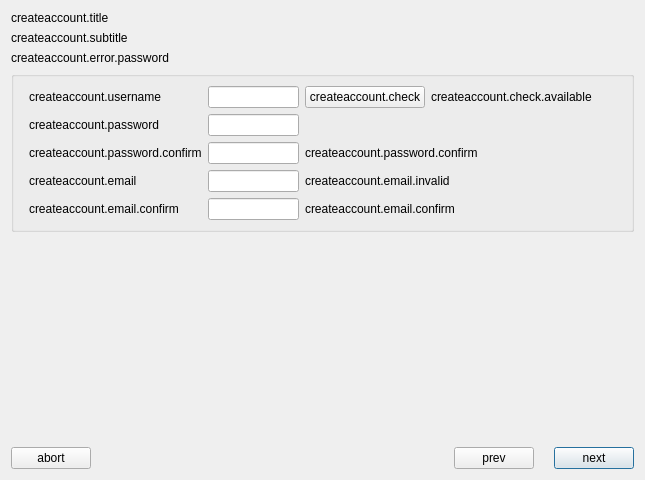
<?xml version="1.0" encoding="UTF-8"?>
<ui version="4.0">
 <class>createAccountPage</class>
 <widget class="CreateAccountPage" name="createAccountPage">
  <property name="geometry">
   <rect>
    <x>0</x>
    <y>0</y>
    <width>645</width>
    <height>480</height>
   </rect>
  </property>
  <layout class="QVBoxLayout" name="verticalLayout">
   <item>
    <layout class="QHBoxLayout" name="horizontalLayout">
     <item>
      <widget class="QLabel" name="title">
       <property name="text">
        <string>createaccount.title</string>
       </property>
       <property name="LPCText" stdset="0">
        <string>createaccount.title</string>
       </property>
      </widget>
     </item>
    </layout>
   </item>
   <item>
    <widget class="QLabel" name="label">
     <property name="text">
      <string>createaccount.subtitle</string>
     </property>
     <property name="LPCText" stdset="0">
      <string>createaccount.subtitle</string>
     </property>
    </widget>
   </item>
   <item>
    <widget class="QLabel" name="error">
     <property name="text">
      <string>createaccount.error.password</string>
     </property>
     <property name="openExternalLinks">
      <bool>true</bool>
     </property>
     <property name="LPCText" stdset="0">
      <string>createaccount.error.password</string>
     </property>
     <property name="LPCTags" stdset="0">
      <stringlist>
       <string>Error</string>
      </stringlist>
     </property>
    </widget>
   </item>
   <item>
    <widget class="QGroupBox" name="groupBox">
     <property name="title">
      <string/>
     </property>
     <layout class="QVBoxLayout" name="verticalLayout_2">
      <item>
       <layout class="QHBoxLayout" name="horizontalLayout_3">
        <item>
         <spacer name="horizontalSpacer_2">
          <property name="orientation">
           <enum>Qt::Horizontal</enum>
          </property>
          <property name="sizeHint" stdset="0">
           <size>
            <width>40</width>
            <height>20</height>
           </size>
          </property>
         </spacer>
        </item>
        <item>
         <layout class="QGridLayout" name="gridLayout_2">
          <item row="0" column="0">
           <widget class="QLabel" name="label_2">
            <property name="text">
             <string>createaccount.username</string>
            </property>
            <property name="LPCText" stdset="0">
             <string>createaccount.username</string>
            </property>
            <property name="LPCTags" stdset="0">
             <stringlist>
              <string>Bold</string>
             </stringlist>
            </property>
           </widget>
          </item>
          <item row="0" column="1">
           <widget class="QLineEdit" name="username"/>
          </item>
          <item row="0" column="2">
           <layout class="QHBoxLayout" name="horizontalLayout_4">
            <item>
             <layout class="QHBoxLayout" name="horizontalLayout_5">
              <item>
               <widget class="QPushButton" name="check">
                <property name="text">
                 <string>createaccount.check</string>
                </property>
                <property name="autoDefault">
                 <bool>true</bool>
                </property>
                <property name="LPCText" stdset="0">
                 <string>createaccount.check</string>
                </property>
               </widget>
              </item>
              <item>
               <widget class="QLabel" name="usernamePrompt">
                <property name="text">
                 <string>createaccount.check.available</string>
                </property>
                <property name="LPCText" stdset="0">
                 <string>createaccount.check.available</string>
                </property>
               </widget>
              </item>
              <item>
               <spacer name="horizontalSpacer_4">
                <property name="orientation">
                 <enum>Qt::Horizontal</enum>
                </property>
                <property name="sizeHint" stdset="0">
                 <size>
                  <width>40</width>
                  <height>20</height>
                 </size>
                </property>
               </spacer>
              </item>
             </layout>
            </item>
           </layout>
          </item>
          <item row="1" column="0">
           <widget class="QLabel" name="label_6">
            <property name="text">
             <string>createaccount.password</string>
            </property>
            <property name="LPCText" stdset="0">
             <string>createaccount.password</string>
            </property>
            <property name="LPCTags" stdset="0">
             <stringlist>
              <string>Bold</string>
             </stringlist>
            </property>
           </widget>
          </item>
          <item row="1" column="1">
           <widget class="QLineEdit" name="password">
            <property name="echoMode">
             <enum>QLineEdit::Password</enum>
            </property>
           </widget>
          </item>
          <item row="2" column="0">
           <widget class="QLabel" name="label_5">
            <property name="text">
             <string>createaccount.password.confirm</string>
            </property>
            <property name="LPCText" stdset="0">
             <string>createaccount.password.confirm</string>
            </property>
            <property name="LPCTags" stdset="0">
             <stringlist>
              <string>Bold</string>
             </stringlist>
            </property>
           </widget>
          </item>
          <item row="2" column="1">
           <widget class="QLineEdit" name="passwordConfirm">
            <property name="echoMode">
             <enum>QLineEdit::Password</enum>
            </property>
           </widget>
          </item>
          <item row="2" column="2">
           <widget class="QLabel" name="passwordConfirmPrompt">
            <property name="text">
             <string>createaccount.password.confirm</string>
            </property>
            <property name="LPCText" stdset="0">
             <string>createaccount.password.confirm</string>
            </property>
            <property name="LPCTags" stdset="0">
             <stringlist>
              <string>Error</string>
             </stringlist>
            </property>
           </widget>
          </item>
          <item row="3" column="0">
           <widget class="QLabel" name="label_4">
            <property name="text">
             <string>createaccount.email</string>
            </property>
            <property name="LPCText" stdset="0">
             <string>createaccount.email</string>
            </property>
            <property name="LPCTags" stdset="0">
             <stringlist>
              <string>Bold</string>
             </stringlist>
            </property>
           </widget>
          </item>
          <item row="3" column="1">
           <widget class="QLineEdit" name="email"/>
          </item>
          <item row="4" column="0">
           <widget class="QLabel" name="label_3">
            <property name="text">
             <string>createaccount.email.confirm</string>
            </property>
            <property name="LPCText" stdset="0">
             <string>createaccount.email.confirm</string>
            </property>
            <property name="LPCTags" stdset="0">
             <stringlist>
              <string>Bold</string>
             </stringlist>
            </property>
           </widget>
          </item>
          <item row="4" column="1">
           <widget class="QLineEdit" name="emailConfirm"/>
          </item>
          <item row="4" column="2">
           <widget class="QLabel" name="emailConfirmPrompt">
            <property name="text">
             <string>createaccount.email.confirm</string>
            </property>
            <property name="LPCText" stdset="0">
             <string>createaccount.email.confirm</string>
            </property>
            <property name="LPCTags" stdset="0">
             <stringlist>
              <string>Error</string>
             </stringlist>
            </property>
           </widget>
          </item>
          <item row="3" column="2">
           <widget class="QLabel" name="emailPrompt">
            <property name="minimumSize">
             <size>
              <width>230</width>
              <height>0</height>
             </size>
            </property>
            <property name="sizeIncrement">
             <size>
              <width>0</width>
              <height>0</height>
             </size>
            </property>
            <property name="baseSize">
             <size>
              <width>0</width>
              <height>0</height>
             </size>
            </property>
            <property name="text">
             <string>createaccount.email.invalid</string>
            </property>
            <property name="LPCText" stdset="0">
             <string>createaccount.email.invalid</string>
            </property>
            <property name="LPCTags" stdset="0">
             <stringlist>
              <string>Error</string>
             </stringlist>
            </property>
           </widget>
          </item>
         </layout>
        </item>
        <item>
         <spacer name="horizontalSpacer_3">
          <property name="orientation">
           <enum>Qt::Horizontal</enum>
          </property>
          <property name="sizeHint" stdset="0">
           <size>
            <width>40</width>
            <height>20</height>
           </size>
          </property>
         </spacer>
        </item>
       </layout>
      </item>
     </layout>
    </widget>
   </item>
   <item>
    <spacer name="verticalSpacer">
     <property name="orientation">
      <enum>Qt::Vertical</enum>
     </property>
     <property name="sizeHint" stdset="0">
      <size>
       <width>20</width>
       <height>40</height>
      </size>
     </property>
    </spacer>
   </item>
   <item>
    <layout class="QHBoxLayout" name="horizontalLayout_2">
     <property name="spacing">
      <number>20</number>
     </property>
     <item>
      <widget class="QPushButton" name="abort">
       <property name="text">
        <string>abort</string>
       </property>
       <property name="autoDefault">
        <bool>true</bool>
       </property>
       <property name="LPCText" stdset="0">
        <string>abort</string>
       </property>
      </widget>
     </item>
     <item>
      <spacer name="horizontalSpacer">
       <property name="orientation">
        <enum>Qt::Horizontal</enum>
       </property>
       <property name="sizeHint" stdset="0">
        <size>
         <width>40</width>
         <height>20</height>
        </size>
       </property>
      </spacer>
     </item>
     <item>
      <widget class="QPushButton" name="prev">
       <property name="text">
        <string>prev</string>
       </property>
       <property name="autoDefault">
        <bool>true</bool>
       </property>
       <property name="LPCText" stdset="0">
        <string>prev</string>
       </property>
      </widget>
     </item>
     <item>
      <widget class="QPushButton" name="next">
       <property name="text">
        <string>next</string>
       </property>
       <property name="autoDefault">
        <bool>true</bool>
       </property>
       <property name="default">
        <bool>true</bool>
       </property>
       <property name="LPCText" stdset="0">
        <string>next</string>
       </property>
      </widget>
     </item>
    </layout>
   </item>
  </layout>
 </widget>
 <customwidgets>
  <customwidget>
   <class>CreateAccountPage</class>
   <extends>QWidget</extends>
   <header>createaccountpage.h</header>
   <container>1</container>
  </customwidget>
 </customwidgets>
 <resources/>
 <connections>
  <connection>
   <sender>prev</sender>
   <signal>clicked()</signal>
   <receiver>createAccountPage</receiver>
   <slot>prevPage()</slot>
   <hints>
    <hint type="sourcelabel">
     <x>511</x>
     <y>458</y>
    </hint>
    <hint type="destinationlabel">
     <x>319</x>
     <y>239</y>
    </hint>
   </hints>
  </connection>
  <connection>
   <sender>next</sender>
   <signal>clicked()</signal>
   <receiver>createAccountPage</receiver>
   <slot>nextPage()</slot>
   <hints>
    <hint type="sourcelabel">
     <x>592</x>
     <y>458</y>
    </hint>
    <hint type="destinationlabel">
     <x>319</x>
     <y>239</y>
    </hint>
   </hints>
  </connection>
  <connection>
   <sender>check</sender>
   <signal>clicked()</signal>
   <receiver>createAccountPage</receiver>
   <slot>checkAvailable()</slot>
   <hints>
    <hint type="sourcelabel">
     <x>344</x>
     <y>88</y>
    </hint>
    <hint type="destinationlabel">
     <x>319</x>
     <y>239</y>
    </hint>
   </hints>
  </connection>
 </connections>
</ui>
